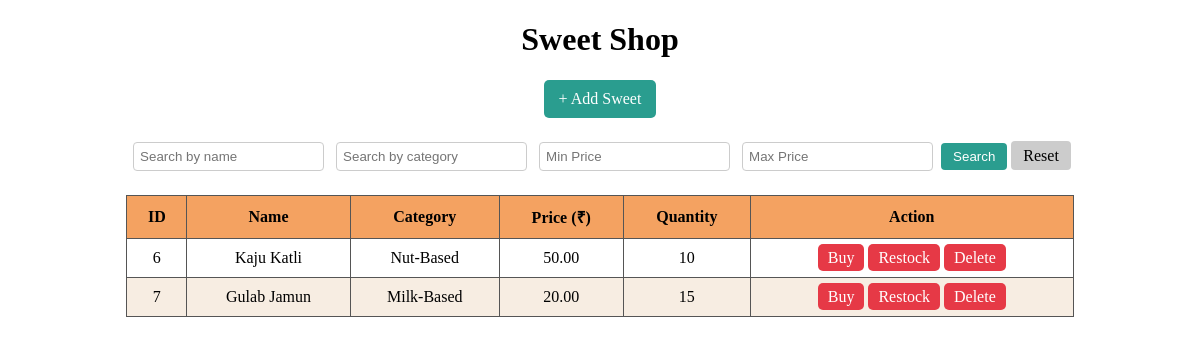
Before: / with the older database file.
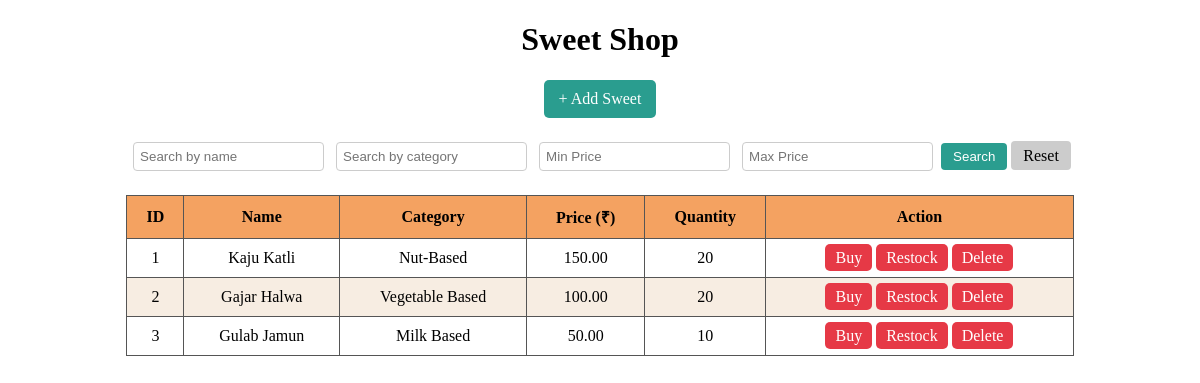
After: the same page with the newer database file.
### store/models.py (models this page shows)
class Sweet(models.Model):
    name = models.CharField(max_length=100)
    category = models.CharField(max_length=50)
    price = models.DecimalField(max_digits=7, decimal_places=2)
    quantity = models.PositiveIntegerField()

### store/views.py (the view)
# urls.py: path('', views.sweet_list, name='sweet_list'),
def sweet_list(request):
    sweets = Sweet.objects.all()
    form = SweetForm()
    name_query = request.GET.get('name', '')
    category_query = request.GET.get('category', '')
    min_price = request.GET.get('min_price', '')
    max_price = request.GET.get('max_price', '')
    if name_query:
        sweets = sweets.filter(name__icontains=name_query)
    if category_query:
        sweets = sweets.filter(category__icontains=category_query)
    if min_price:
        sweets = sweets.filter(price__gte=min_price)
    if max_price:
        sweets = sweets.filter(price__lte=max_price)
    return render(request, 'index.html', {
        'sweets': sweets,
        'form': form,
        'filters': {
            'name': name_query,
            'category': category_query,
            'min_price': min_price,
            'max_price': max_price,
        }
    })

### store/forms.py
class SweetForm(forms.ModelForm):
    class Meta:
        model = Sweet
        fields = ['name', 'category', 'price', 'quantity']

### templates/index.html (shortened to what this page needs)
<!DOCTYPE html>
<html>
<head>
</head>
<body>
    <h1 style="text-align: center;">Sweet Shop</h1>
    <a class="add-button" href="#" onclick="openModal()">+ Add Sweet</a>
    <form method="get" style="text-align: center; margin-bottom: 20px;">
        <input type="text" name="name" placeholder="Search by name" value="{{ filters.name }}" />
        <input type="text" name="category" placeholder="Search by category" value="{{ filters.category }}" />
        <input type="number" name="min_price" placeholder="Min Price" step="0.01" value="{{ filters.min_price }}" />
        <input type="number" name="max_price" placeholder="Max Price" step="0.01" value="{{ filters.max_price }}" />
        <button type="submit">Search</button>
        <a href="{% url 'sweet_list' %}">Reset</a>
    </form>
    <table>
        <thead>
            <tr>
                <th>ID</th>
                <th>Name</th>
                <th>Category</th>
                <th>Price (₹)</th>
                <th>Quantity</th>
                <th>Action</th>
            </tr>
        </thead>
        <tbody>
            {% for sweet in sweets %}
            <tr>
                <td>{{ sweet.id }}</td>
                <td>{{ sweet.name }}</td>
                <td>{{ sweet.category }}</td>
                <td>{{ sweet.price }}</td>
                <td>{{ sweet.quantity }}</td>
                <td>
                    <a class="button" href="#"
                        onclick="openBuyModal({{ sweet.id }}, '{{ sweet.name }}', '{{ sweet.category }}', '{{ sweet.price }}')">Buy</a>
                    <a class="button" href="#"
                        onclick="openRestockModal({{ sweet.id }}, '{{ sweet.name }}', '{{ sweet.category }}', '{{ sweet.price }}')">Restock</a>
                    <a class="button" href="{% url 'delete_sweet' sweet.id %}">Delete</a>
                </td>
            </tr>
            {% empty %}
            <tr>
                <td colspan="6">No sweets available.</td>
            </tr>
            {% endfor %}
        </tbody>
    </table>
</body>
</html>

### templates/index.html (style rules this page uses)
table { border-collapse: collapse; width: 80%; margin: 20px auto; }
th, td { border: 1px solid #555; padding: 10px; text-align: center; }
th { background-color: #f4a261; }
tr:nth-child(even) { background-color: #f7ede2; }
a.button { padding: 5px 10px; background-color: #e63946; color: white; text-decoration: none; border-radius: 5px; }
.add-button { margin: 20px auto; display: block; width: fit-content; padding: 10px 15px; background-color: #2a9d8f; color: white; text-decoration: none; border-radius: 5px; }
form input { padding: 6px; margin: 4px; border-radius: 4px; border: 1px solid #ccc; }
form button { padding: 6px 12px; background: #2a9d8f; color: white; border: none; border-radius: 4px; }
form a { padding: 6px 12px; background: #ccc; color: black; text-decoration: none; border-radius: 4px; }

Changed rows visible on the page:
removed Sweet: id "6", name "Kaju Katli", category "Nut-Based", price "50.00", quantity "10"
removed Sweet: id "7", name "Gulab Jamun", category "Milk-Based", price "20.00", quantity "15"
added Sweet: id "1", name "Kaju Katli", category "Nut-Based", price "150.00", quantity "20"
added Sweet: id "2", name "Gajar Halwa", category "Vegetable Based", price "100.00", quantity "20"
added Sweet: id "3", name "Gulab Jamun", category "Milk Based", price "50.00", quantity "10"
